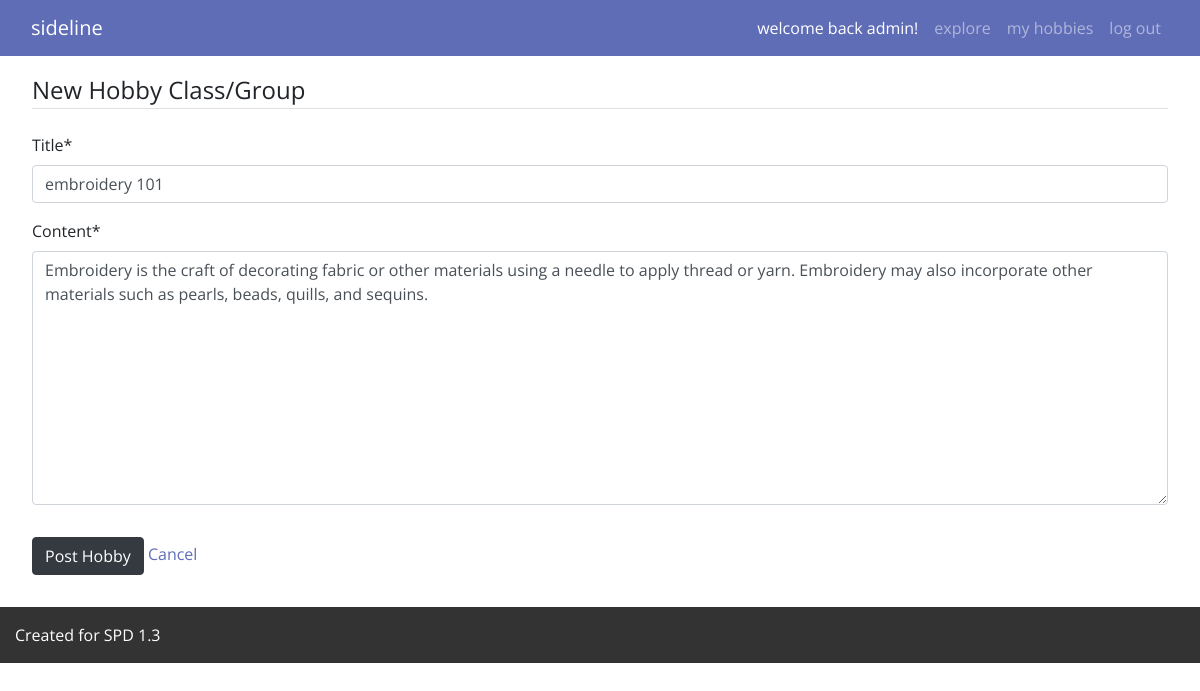
The page /hobbies/7/update/ (signed in) on the database its author committed.
### hobbies/models.py (models this page shows, shortened)
class Hobbies(models.Model):
    title = models.CharField(max_length=100)
    content = models.TextField()
    img_url = models.URLField(max_length=1000, default="https://www.okea.org/wp-content/uploads/2019/10/placeholder.png")
    date_posted = models.DateTimeField(default=timezone.now)
    author = models.ForeignKey(User, on_delete=models.SET_NULL, null=True)

### hobbies/views.py (the view, shortened to what this page needs)
# urls.py: path('hobbies/<int:pk>/update/', HobbiesUpdateView.as_view(), name='hobbies-update'),
class HobbiesUpdateView(LoginRequiredMixin, UserPassesTestMixin, UpdateView):
    model = Hobbies
    fields = ['title', 'content']
    def test_func(self):
        post = self.get_object()
        if self.request.user == post.author:
            return True
        return False

### hobbies/templates/hobbies/hobbies_form.html (shortened to what this page needs)
{% extends "hobbies/base.html" %}
{% load crispy_forms_tags %}
{% block content %}
    <div class='content-section'>
        <form method="POST">
            <fieldset class='form-group'>
                <legend class='border-bottom mb-4'>New Hobby Class/Group</legend>
                {{ form|crispy }}
            </fieldset>
            <div class='form-group'>
                <button class='btn btn-dark' type='submit'>Post Hobby</button>
                <a href="{% url 'hobbies-list' %}">Cancel</a>
            </div>
        </form>
    </div>
{% endblock content %}

### hobbies/templates/hobbies/base.html (shortened to what this page needs)
<!DOCTYPE html>
<html>
    <head>
        <link rel="stylesheet" href="https://cdnjs.cloudflare.com/ajax/libs/twitter-bootstrap/4.3.1/css/bootstrap.min.css">
        {% load static %}
        <link rel='stylesheet' href="{% static 'css/style.css' %}">
    </head>
    <body>
        <nav class="navbar navbar-expand-md sticky-top">
            <div class="container-fluid">
                <a class="navbar-brand" href="{% url 'hobbies-home' %}">sideline</a>
                <div class="navbar-dark collapse navbar-collapse" id="navcol-1">
                    {% if request.user.is_authenticated %}
                        <ul class="nav navbar-nav ml-auto">
                            <li class="nav-link" id="user-welcome" role="presentation">welcome back {{ user.username }}!</li>
                            <li class="nav-item" role="presentation"><a class="nav-link" href="{% url 'hobbies-explore' %}">explore</a></li>
                            <li class="nav-item" role="presentation"><a class="nav-link" href="{% url 'hobbies-list' %}">my hobbies</a></li>
                            <li class="nav-item" role="presentation"><a class="nav-link" href="{% url 'logout' %}">log out</a></li>
                        </ul>
                    {% endif %}
                </div>
            </div>
        </nav>
        <div class="content container-fluid">
            {% block content %}
            {% endblock %}
        </div>
        <div class="container-fluid section footer">
            <p>Created for SPD 1.3</p>
        </div>
    </body>
</html>

### static/css/style.css (style rules this page uses)
html, body { font-family: 'Open Sans', sans-serif; }
.navbar { background-color: #5f6db7; }
.navbar-brand { color: white; }
#user-welcome { color: white; }
.content { padding: 16px 32px; }
.section { margin: 0px 0px 50px 0px; }
.footer { background-color: #333; color: white; display: flex; margin: 0; padding-top: 16px; }
a { color: #5f6db7; }

### rows shown on the page
Hobbies: title "embroidery 101", content "Embroidery is the craft of decorating fabric or other materials using a needle to apply thread or yarn. Embroidery may also incorporate other materials such as pearls, beads, quills, and sequins."

### other values the page prints
{{ user.username }} "admin"
